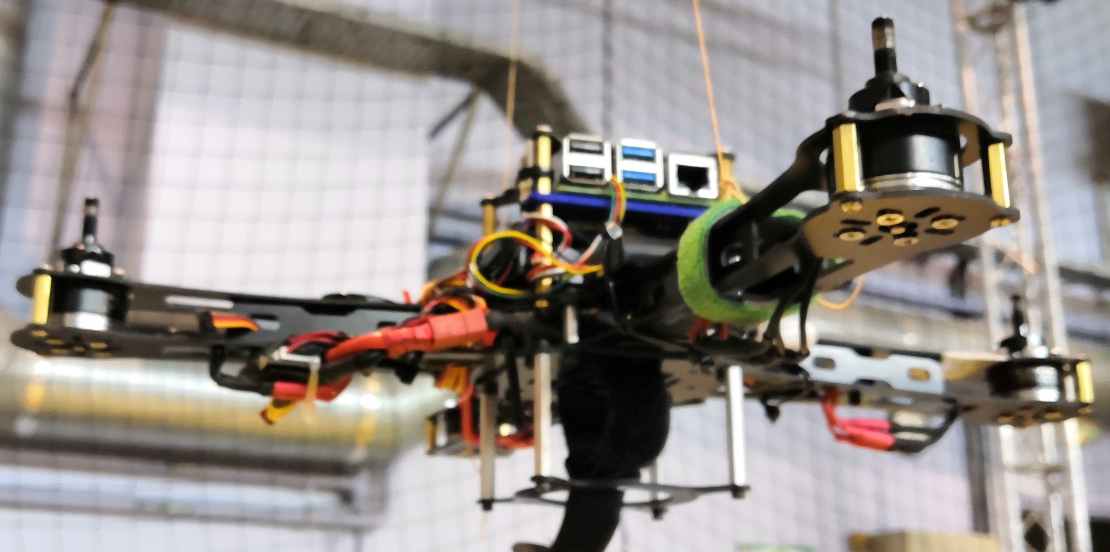
//> input picture img/cutted/down/drons11.jpg, 3328 x 1656 px, given in place of dron.mp4, which was not available (shown at 1/3 size)
$ ./video   (built with g++ and OpenCV 4)
//> lines starting //> are read from the running program, lines starting //| are printed output that depends on the picture; pictures that were not available may be replaced by others from this repository, and a replacement may not be noted
#include <opencv2/core.hpp>
#include <opencv2/imgcodecs.hpp>
#include "opencv2/imgproc.hpp"
#include "opencv2/highgui.hpp"
#include <iostream>
#include <string>
#include <math.h>

#define pi 3.14159f
#define PERPEDICULAR_MARGIN 30    // min angle between lines for taking their crossing points
#define H_FILTER_CONST 0.2f       // lines selection: Algorithm takes [0.5-H_FILTER_CONST,0.5+H_FILTER_CONST]*lines.size();
#define BLUR_FILTER_SIZE 13       // Kernel Size filter
#define LENGTH_CROSS_FILTER 15     // Lenght of median filter buffer
#define ITER_FILT 1               // number of Gaussian filter repetition
#define PIXELS_PER_LINE 40        // how much pixels must have a detected right line

using namespace cv;

// Canny Filter Parameters
const int lowThreshold = 50;
const int MaxlowThreshold = 100;
//Frame size of video
int H = 42; //inicialized in a random value
int W = 42;
// Dron position
Point Dron_pos(0,0);


// buffer for saving the last drone positions for median filter
std::vector<Point> cruces_filter_buffer(LENGTH_CROSS_FILTER,{0,0});
int median_buffer_count = 0; //auxiliar for itering in cruces_filter_buffer

// Processing = Gaussian filtering + Canny edge detector
Mat process(Mat & src){
  Mat resized, detected_edges;
  cvtColor( src, src, COLOR_BGR2GRAY );
  resize(src,src,Size(0.2*src.cols,0.2*src.rows));
  resized=src.clone();
  for (int i = 0 ; i<ITER_FILT; i++)
    GaussianBlur( resized, resized, Size(BLUR_FILTER_SIZE,BLUR_FILTER_SIZE),0,0);resized;
  Canny( resized, detected_edges, lowThreshold, MaxlowThreshold, 3 );
return detected_edges;
}

/* Print : original image + edge detection result + lines detected + drone trancking point stimated
        src : Original image
        dst : Processed image
        lines : vector of detected lines
        points : vector of detected points
*/
// [25 lines left out: function print_image, not called in this run]

// Return the minimal angle between 2 lines.
// a, b slope of the lines in rad // look theta meaning in HoughLines Documentation
float is_perpendicular(float a , float b){
  return min(abs(a-b),pi-abs(a-b));
}

// Find the crossing point of to lines in polar representation (rho,theta)
// [40 lines left out: functions find_crossing, find_points, cruces_filter, not called in this run]

void pose_update(std::vector<Point> P){
    Dron_pos = P[0];
}

int main( int argc, char** argv )
{
  // Open video as a imput stream
  VideoCapture cap("../dron.mp4");

  if(!cap.isOpened()){
    std::cout << "Error opening video stream or file" << std::endl;
    return -1;
  }

  Mat src,dst;
  cap >> src; // get initial frame
//> src is the input picture: 1656 rows x 3328 cols, CV_8UC3; mean B, G, R 139.7, 144.1, 151.1
  // Processing the image
  dst = process(src);
//> in process, `cvtColor( src, src, COLOR_BGR2GRAY );`:
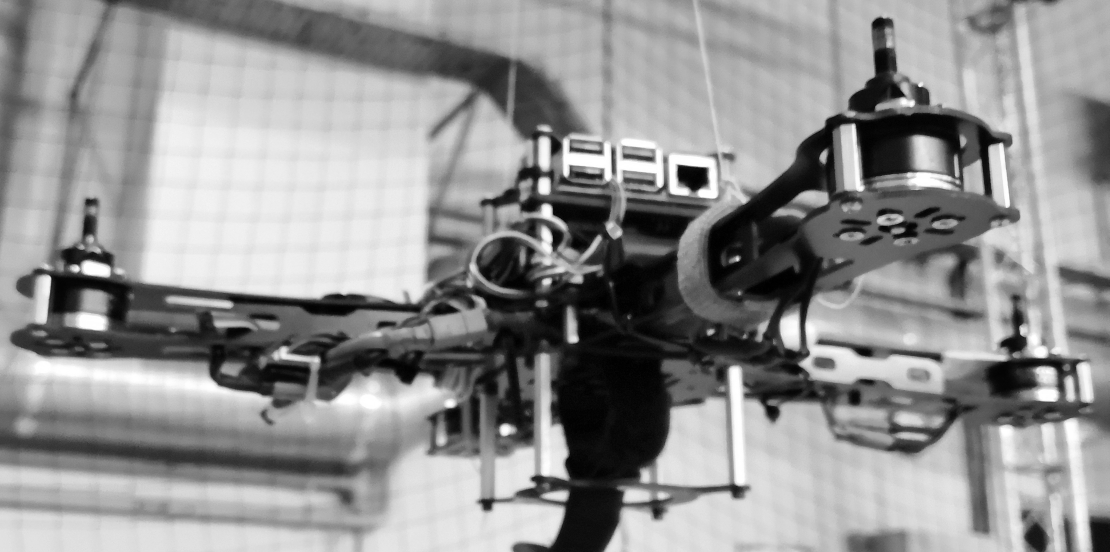
//> src: 1656 rows x 3328 cols, CV_8UC1 (shown at 1/3 size); min 0, max 255, mean 145.7
//> in process, `resize(src,src,Size(0.2*src.cols,0.2*src.rows));`:
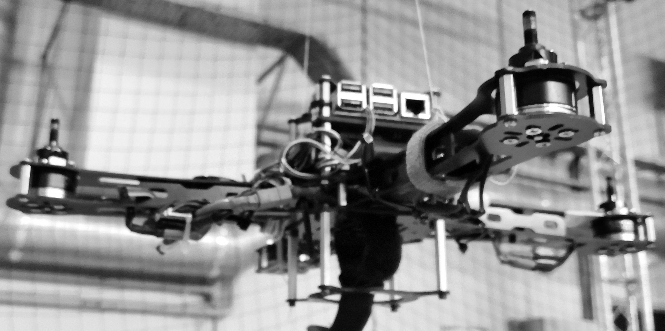
//> src: 331 rows x 665 cols, CV_8UC1; min 0, max 255, mean 145.5
//> the loop in process, `for (int i = 0 ; i<ITER_FILT; i++)` made 1 pass
//> pass 1, in process, `GaussianBlur(resized, resized, Size(BLUR_FILTER_SIZE, BLUR_FILTER_SIZE`:
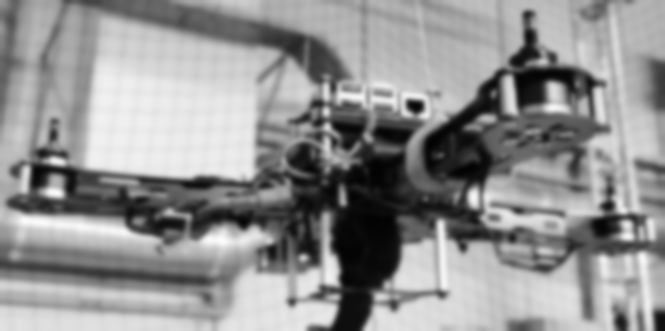
//> resized: 331 rows x 665 cols, CV_8UC1; min 2, max 252, mean 145.5
//> in process, `Canny( resized, detected_edges, lowThreshold, MaxlowThreshold, 3 );`:
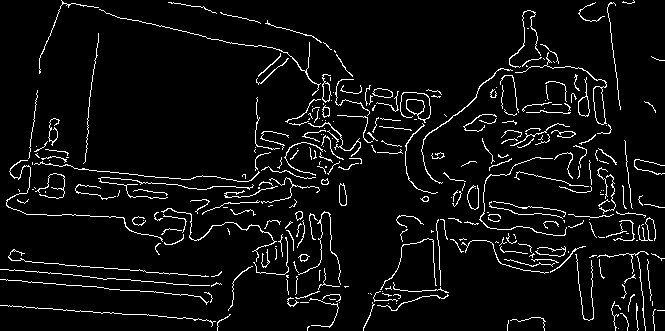
//> detected_edges: 331 rows x 665 cols, CV_8UC1; 5.5% white in thin lines or dots
  //actualice its size global values
  H = dst.rows;
//> H = 331
  W = dst.cols;
//> W = 665

  while(1){

    // Capture frame-by-frame
    cap >> src;

    // If the frame is empty, break immediately
    if (src.empty())
      break;

    // Processing the image
    dst = process(src);


    std::vector<Vec2f> lines; // will hold the results of the detection
    HoughLines(dst, lines, 1, CV_PI/180, PIXELS_PER_LINE, 0, 0 ); // runs the actual detection
//> lines = 2944 lines (rho, theta), first 12: [267, 1.66], [-602, 3.02], [304, 1.64], [257, 1.66], [-11, 1.8], [159, 1.68], [278, 1.66], [214, 1.57], [270, 1.64], [279, 1.64], [209, 1.64], [170, 1.64]

    // getting the middle inclination value
    std::sort(lines.begin(), lines.end(), [](const Vec2f & a, const Vec2f & b) {return a[1] < b[1]; });
//> lines = 2944 items, first 12: [321, 0], [319, 0], [578, 0], [330, 0], [287, 0], [309, 0], [296, 0], [339, 0], [591, 0], [565, 0], [323, 0], [256, 0]
    char c=(char)waitKey(25);
//> the Esc key is pressed
    if(c==27)
      break;

    if(lines.size()>0){
      Vec2f middle = lines[floor(lines.size()/2)];

      // looking for a perpedicular lines:
      bool cross = false;
      std::vector<Vec2f> perpendiculars; // if cross, look for a crossing
      std::vector<Vec2f> horizontals; // if not get the medians center-line

      for (auto & l : lines){
        float aux = is_perpendicular(middle[1], l[1]);
        if (aux > PERPEDICULAR_MARGIN*(pi/180)){
          cross = true;
          perpendiculars.push_back(l);
        }
      }

      // newl used for plotting
      std::vector<Vec2f> newl = perpendiculars;
      newl.push_back(middle);

      std::vector<Point> cruces;// will hold the results of the crossing point stimation

      if(cross){

        // Perpendiculars lines case
        cruces = find_points(middle,perpendiculars);
        if(cruces.size()>0){
          cruces = cruces_filter(cruces);
          pose_update(cruces);
          print_image(src,dst,newl);
        }
      }else{

        // Parallel lines case
        for(int i = floor(lines.size()*(0.5-H_FILTER_CONST)) ; i < floor(lines.size()*(0.5+H_FILTER_CONST)) ; i++){
          // We take just some lines near to the median
          horizontals.push_back(lines[i]);
        }

        // The middle point of a horiontal line is stimated at its crossing with the vertical center line.

        Vec2f vertical = {floor((float)dst.size().width/2),0.01}; // Vertical line in the center of the image (polar representation)
        cruces = find_points(vertical,horizontals);
        if(cruces.size()>0){
          cruces = cruces_filter(cruces);
          pose_update(cruces);
          horizontals.push_back(vertical);
          print_image(src,dst,horizontals);
        }
      }
    }else{
        std::vector<Vec2f> auxl;
        print_image(src,dst,auxl);
    }
  }

  // relase input stream
  cap.release();

  // Closes all the frames
  destroyAllWindows();

  return 0;
}

$ run again, on img/cutted/down/drons13.jpg
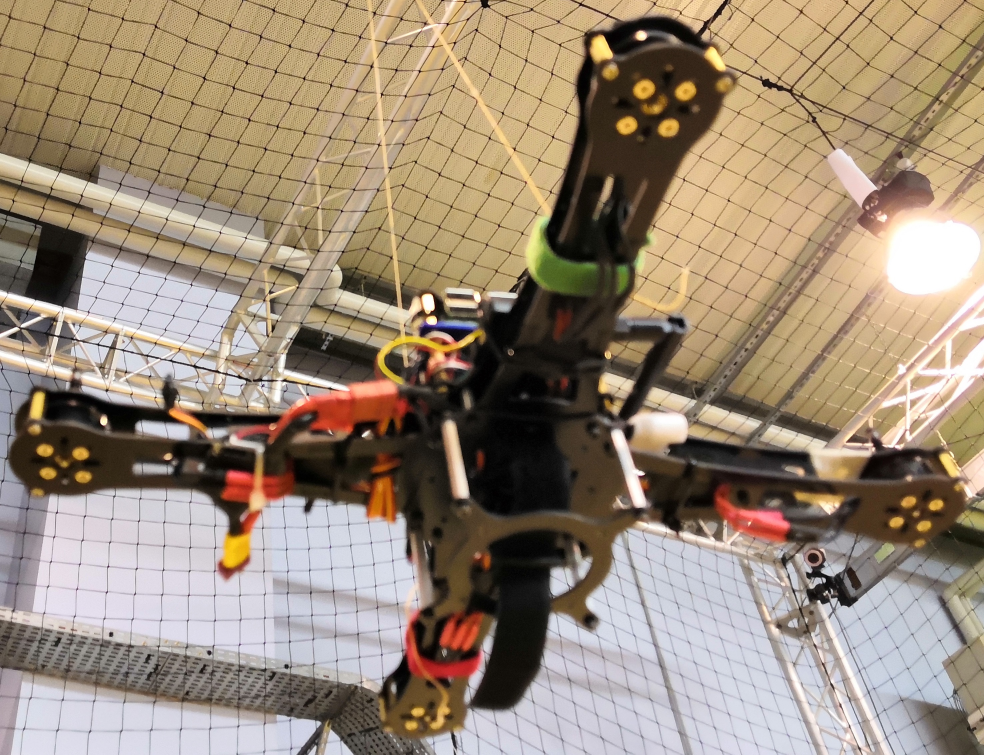
//> input picture img/cutted/down/drons13.jpg, 2952 x 2264 px, given in place of dron.mp4, which was not available (shown at 1/3 size)
//> src is the input picture: 2264 rows x 2952 cols, CV_8UC3; mean B, G, R 120.2, 138.8, 155.3
//> the loop in process, `for (int i = 0 ; i<ITER_FILT; i++)` made 1 pass
//> pass 1, in process, `GaussianBlur(resized, resized, Size(BLUR_FILTER_SIZE, BLUR_FILTER_SIZE`:
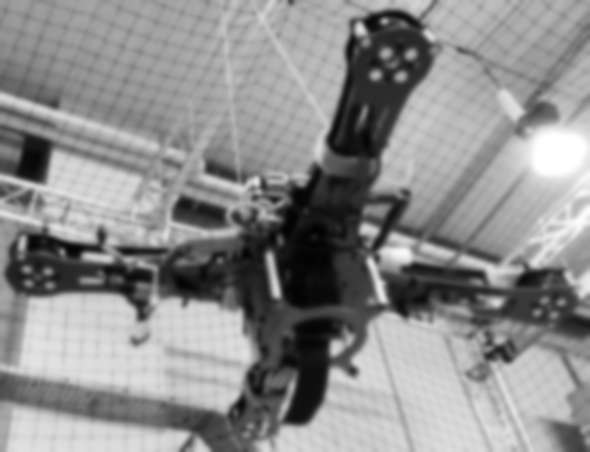
//> resized: 452 rows x 590 cols, CV_8UC1; min 2, max 255, mean 141.5
//> in process, `Canny( resized, detected_edges, lowThreshold, MaxlowThreshold, 3 );`:
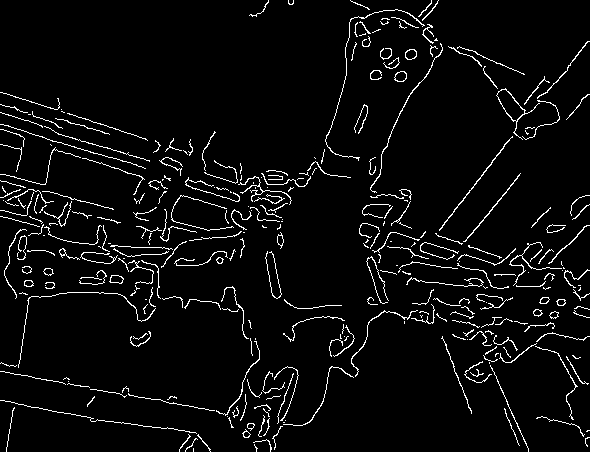
//> detected_edges: 452 rows x 590 cols, CV_8UC1; 4.6% white in thin lines or dots
//> `HoughLines(dst, lines, 1, CV_PI/180, PIXELS_PER_LINE, 0, 0 );`: lines = 2605 lines (rho, theta), first 12: [87, 1.88], [487, 0.66], [107, 1.87], [118, 1.87], [115, 1.83], [97, 1.92], [84, 1.9], [177, 1.8], [123, 1.83], [99, 1.88], [117, 1.88], [490, 0.65]
//> `std::sort(lines.begin(), lines.end(), [](const Vec2f & a, const Vec2f ..`: lines = 2605 items, first 12: [367, 0], [243, 0], [268, 0], [24, 0], [275, 0.02], [285, 0.02], [373, 0.02], [386, 0.03], [378, 0.03], [26, 0.03], [34, 0.03], [31, 0.05]

$ run again, on img/cutted/down/drons19.jpg
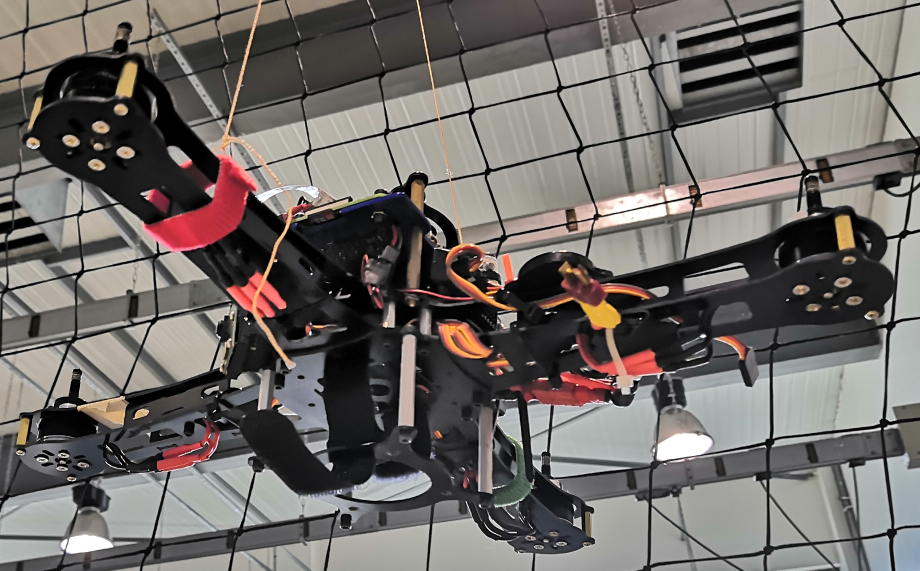
//> input picture img/cutted/down/drons19.jpg, 2760 x 1712 px, given in place of dron.mp4, which was not available (shown at 1/3 size)
//> src is the input picture: 1712 rows x 2760 cols, CV_8UC3; mean B, G, R 103.2, 106.8, 112
//> the loop in process, `for (int i = 0 ; i<ITER_FILT; i++)` made 1 pass
//> pass 1, in process, `GaussianBlur(resized, resized, Size(BLUR_FILTER_SIZE, BLUR_FILTER_SIZE`:
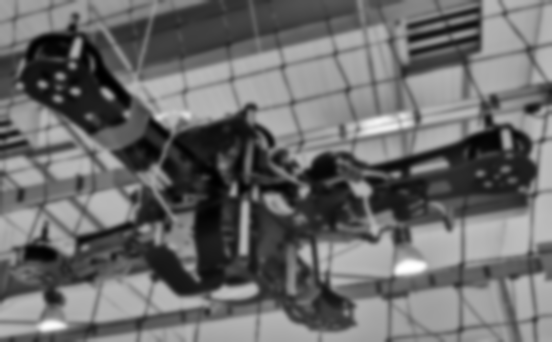
//> resized: 342 rows x 552 cols, CV_8UC1; min 0, max 255, mean 107.8
//> in process, `Canny( resized, detected_edges, lowThreshold, MaxlowThreshold, 3 );`:
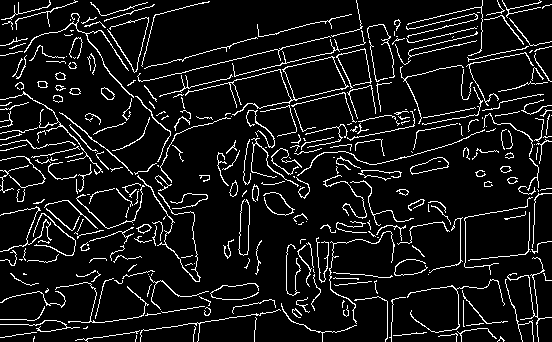
//> detected_edges: 342 rows x 552 cols, CV_8UC1; 8.8% white in thin lines or dots
//> `HoughLines(dst, lines, 1, CV_PI/180, PIXELS_PER_LINE, 0, 0 );`: lines = 6568 lines (rho, theta), first 12: [347, 1.43], [135, 1.33], [130, 1.33], [334, 1.41], [173, 1.33], [167, 1.34], [208, 1.38], [141, 1.31], [134, 1.31], [152, 1.38], [163, 1.34], [114, 1.33]
//> `std::sort(lines.begin(), lines.end(), [](const Vec2f & a, const Vec2f ..`: lines = 6568 items, first 12: [255, 0], [298, 0], [286, 0], [534, 0], [537, 0], [532, 0], [458, 0], [94, 0], [346, 0], [410, 0], [336, 0], [330, 0]

$ run again, on img/cutted/down/drons20.jpg
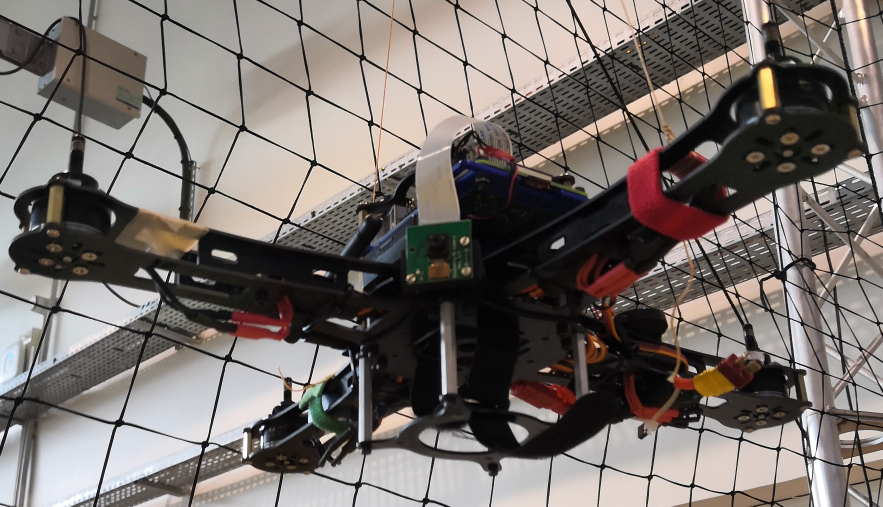
//> input picture img/cutted/down/drons20.jpg, 2648 x 1520 px, given in place of dron.mp4, which was not available (shown at 1/3 size)
//> src is the input picture: 1520 rows x 2648 cols, CV_8UC3; mean B, G, R 107.8, 111.6, 118.9
//> the loop in process, `for (int i = 0 ; i<ITER_FILT; i++)` made 1 pass
//> pass 1, in process, `GaussianBlur(resized, resized, Size(BLUR_FILTER_SIZE, BLUR_FILTER_SIZE`:
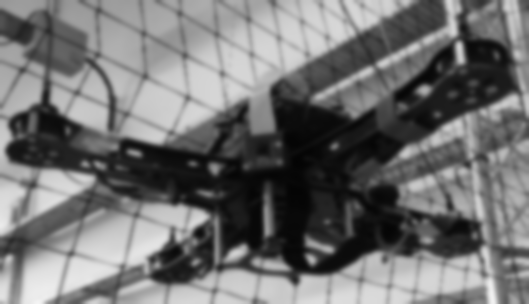
//> resized: 304 rows x 529 cols, CV_8UC1; min 3, max 244, mean 113.3
//> in process, `Canny( resized, detected_edges, lowThreshold, MaxlowThreshold, 3 );`:
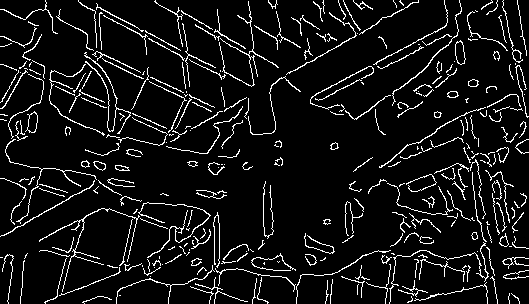
//> detected_edges: 304 rows x 529 cols, CV_8UC1; 8% white in thin lines or dots
//> `HoughLines(dst, lines, 1, CV_PI/180, PIXELS_PER_LINE, 0, 0 );`: lines = 4016 lines (rho, theta), first 12: [231, 1.08], [-38, 2.04], [-33, 2.04], [208, 1.05], [53, 1.97], [6, 2.01], [8, 2.02], [58, 1.97], [3, 2.02], [226, 1.1], [234, 1.1], [11, 2.01]
//> `std::sort(lines.begin(), lines.end(), [](const Vec2f & a, const Vec2f ..`: lines = 4016 items, first 12: [505, 0], [500, 0], [520, 0], [467, 0], [345, 0], [214, 0], [263, 0], [463, 0], [219, 0], [108, 0], [11, 0], [95, 0]
